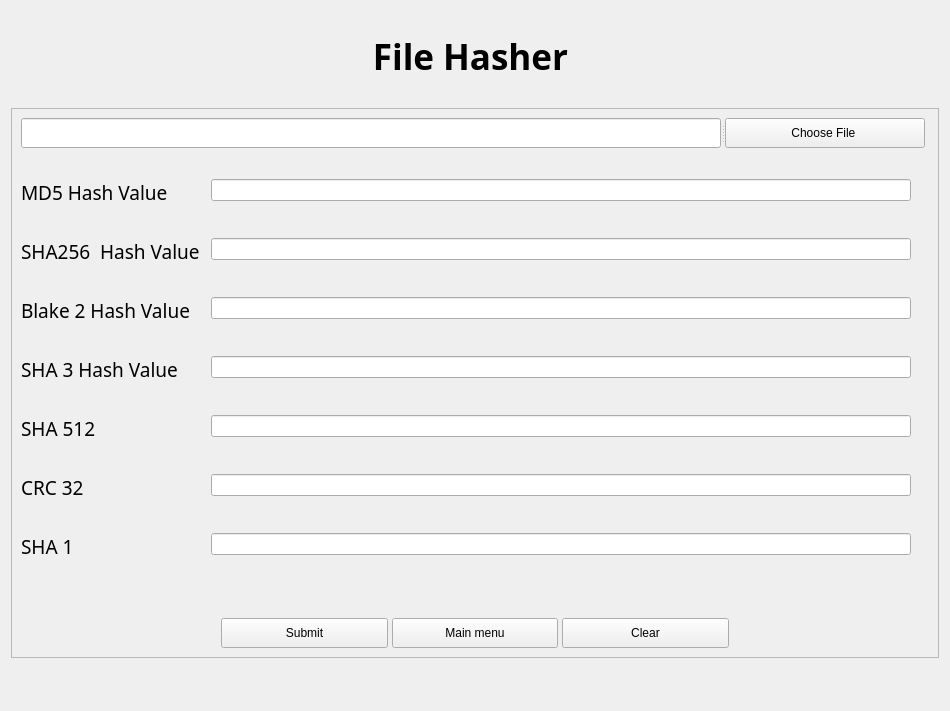
<?xml version="1.0" encoding="UTF-8"?>
<ui version="4.0">
 <class>Form</class>
 <widget class="QWidget" name="Form">
  <property name="geometry">
   <rect>
    <x>0</x>
    <y>0</y>
    <width>950</width>
    <height>711</height>
   </rect>
  </property>
  <property name="maximumSize">
   <size>
    <width>950</width>
    <height>711</height>
   </size>
  </property>
  <property name="windowTitle">
   <string>Form</string>
  </property>
  <layout class="QVBoxLayout" name="verticalLayout">
   <item>
    <spacer name="verticalSpacer_2">
     <property name="orientation">
      <enum>Qt::Vertical</enum>
     </property>
     <property name="sizeHint" stdset="0">
      <size>
       <width>20</width>
       <height>51</height>
      </size>
     </property>
    </spacer>
   </item>
   <item>
    <widget class="QLabel" name="Title">
     <property name="font">
      <font>
       <family>Rockwell</family>
       <pointsize>26</pointsize>
       <bold>true</bold>
      </font>
     </property>
     <property name="text">
      <string>File Hasher </string>
     </property>
     <property name="alignment">
      <set>Qt::AlignCenter</set>
     </property>
    </widget>
   </item>
   <item>
    <spacer name="verticalSpacer">
     <property name="orientation">
      <enum>Qt::Vertical</enum>
     </property>
     <property name="sizeHint" stdset="0">
      <size>
       <width>20</width>
       <height>51</height>
      </size>
     </property>
    </spacer>
   </item>
   <item>
    <widget class="QFrame" name="frame">
     <property name="frameShape">
      <enum>QFrame::StyledPanel</enum>
     </property>
     <property name="frameShadow">
      <enum>QFrame::Raised</enum>
     </property>
     <layout class="QVBoxLayout" name="verticalLayout_2">
      <item>
       <widget class="QSplitter" name="splitter">
        <property name="orientation">
         <enum>Qt::Horizontal</enum>
        </property>
        <widget class="QLineEdit" name="File_Path">
         <property name="minimumSize">
          <size>
           <width>0</width>
           <height>30</height>
          </size>
         </property>
         <property name="maximumSize">
          <size>
           <width>700</width>
           <height>16777215</height>
          </size>
         </property>
        </widget>
        <widget class="QPushButton" name="BtnFile">
         <property name="maximumSize">
          <size>
           <width>200</width>
           <height>16777215</height>
          </size>
         </property>
         <property name="text">
          <string>Choose File </string>
         </property>
        </widget>
       </widget>
      </item>
      <item>
       <spacer name="verticalSpacer_6">
        <property name="orientation">
         <enum>Qt::Vertical</enum>
        </property>
        <property name="sizeHint" stdset="0">
         <size>
          <width>20</width>
          <height>40</height>
         </size>
        </property>
       </spacer>
      </item>
      <item>
       <layout class="QFormLayout" name="formLayout">
        <item row="0" column="0">
         <widget class="QLabel" name="label">
          <property name="font">
           <font>
            <family>Rockwell</family>
            <pointsize>14</pointsize>
           </font>
          </property>
          <property name="text">
           <string>MD5 Hash Value </string>
          </property>
         </widget>
        </item>
        <item row="0" column="1">
         <widget class="QLineEdit" name="lineEdit_3">
          <property name="minimumSize">
           <size>
            <width>0</width>
            <height>0</height>
           </size>
          </property>
          <property name="maximumSize">
           <size>
            <width>700</width>
            <height>16777215</height>
           </size>
          </property>
         </widget>
        </item>
        <item row="1" column="0">
         <spacer name="horizontalSpacer">
          <property name="orientation">
           <enum>Qt::Horizontal</enum>
          </property>
          <property name="sizeHint" stdset="0">
           <size>
            <width>40</width>
            <height>20</height>
           </size>
          </property>
         </spacer>
        </item>
        <item row="2" column="0">
         <widget class="QLabel" name="label_2">
          <property name="font">
           <font>
            <family>Rockwell</family>
            <pointsize>14</pointsize>
           </font>
          </property>
          <property name="text">
           <string>SHA256  Hash Value </string>
          </property>
         </widget>
        </item>
        <item row="2" column="1">
         <widget class="QLineEdit" name="lineEdit_4">
          <property name="minimumSize">
           <size>
            <width>0</width>
            <height>0</height>
           </size>
          </property>
          <property name="maximumSize">
           <size>
            <width>700</width>
            <height>16777215</height>
           </size>
          </property>
         </widget>
        </item>
        <item row="3" column="0">
         <spacer name="horizontalSpacer_2">
          <property name="orientation">
           <enum>Qt::Horizontal</enum>
          </property>
          <property name="sizeHint" stdset="0">
           <size>
            <width>40</width>
            <height>20</height>
           </size>
          </property>
         </spacer>
        </item>
        <item row="4" column="0">
         <widget class="QLabel" name="label_3">
          <property name="font">
           <font>
            <family>Rockwell</family>
            <pointsize>14</pointsize>
           </font>
          </property>
          <property name="text">
           <string>Blake 2 Hash Value </string>
          </property>
         </widget>
        </item>
        <item row="4" column="1">
         <widget class="QLineEdit" name="lineEdit_5">
          <property name="minimumSize">
           <size>
            <width>0</width>
            <height>0</height>
           </size>
          </property>
          <property name="maximumSize">
           <size>
            <width>700</width>
            <height>16777215</height>
           </size>
          </property>
         </widget>
        </item>
        <item row="5" column="0">
         <spacer name="horizontalSpacer_3">
          <property name="orientation">
           <enum>Qt::Horizontal</enum>
          </property>
          <property name="sizeHint" stdset="0">
           <size>
            <width>40</width>
            <height>20</height>
           </size>
          </property>
         </spacer>
        </item>
        <item row="6" column="0">
         <widget class="QLabel" name="label_4">
          <property name="font">
           <font>
            <family>Rockwell</family>
            <pointsize>14</pointsize>
           </font>
          </property>
          <property name="text">
           <string>SHA 3 Hash Value </string>
          </property>
         </widget>
        </item>
        <item row="6" column="1">
         <widget class="QLineEdit" name="lineEdit_6">
          <property name="minimumSize">
           <size>
            <width>0</width>
            <height>0</height>
           </size>
          </property>
          <property name="maximumSize">
           <size>
            <width>700</width>
            <height>16777215</height>
           </size>
          </property>
         </widget>
        </item>
        <item row="7" column="0">
         <spacer name="horizontalSpacer_4">
          <property name="orientation">
           <enum>Qt::Horizontal</enum>
          </property>
          <property name="sizeHint" stdset="0">
           <size>
            <width>40</width>
            <height>20</height>
           </size>
          </property>
         </spacer>
        </item>
        <item row="8" column="0">
         <widget class="QLabel" name="label_5">
          <property name="font">
           <font>
            <family>Rockwell</family>
            <pointsize>14</pointsize>
           </font>
          </property>
          <property name="text">
           <string>SHA 512</string>
          </property>
         </widget>
        </item>
        <item row="8" column="1">
         <widget class="QLineEdit" name="lineEdit">
          <property name="maximumSize">
           <size>
            <width>700</width>
            <height>16777215</height>
           </size>
          </property>
         </widget>
        </item>
        <item row="10" column="0">
         <widget class="QLabel" name="label_6">
          <property name="font">
           <font>
            <family>Rockwell</family>
            <pointsize>14</pointsize>
           </font>
          </property>
          <property name="text">
           <string>CRC 32</string>
          </property>
         </widget>
        </item>
        <item row="12" column="0">
         <widget class="QLabel" name="label_7">
          <property name="font">
           <font>
            <family>Rockwell</family>
            <pointsize>14</pointsize>
           </font>
          </property>
          <property name="text">
           <string>SHA 1 </string>
          </property>
         </widget>
        </item>
        <item row="9" column="0">
         <spacer name="horizontalSpacer_5">
          <property name="orientation">
           <enum>Qt::Horizontal</enum>
          </property>
          <property name="sizeHint" stdset="0">
           <size>
            <width>40</width>
            <height>20</height>
           </size>
          </property>
         </spacer>
        </item>
        <item row="11" column="0">
         <spacer name="horizontalSpacer_6">
          <property name="orientation">
           <enum>Qt::Horizontal</enum>
          </property>
          <property name="sizeHint" stdset="0">
           <size>
            <width>40</width>
            <height>20</height>
           </size>
          </property>
         </spacer>
        </item>
        <item row="13" column="0">
         <spacer name="horizontalSpacer_7">
          <property name="orientation">
           <enum>Qt::Horizontal</enum>
          </property>
          <property name="sizeHint" stdset="0">
           <size>
            <width>40</width>
            <height>20</height>
           </size>
          </property>
         </spacer>
        </item>
        <item row="10" column="1">
         <widget class="QLineEdit" name="lineEdit_2">
          <property name="maximumSize">
           <size>
            <width>700</width>
            <height>16777215</height>
           </size>
          </property>
         </widget>
        </item>
        <item row="12" column="1">
         <widget class="QLineEdit" name="lineEdit_7">
          <property name="maximumSize">
           <size>
            <width>700</width>
            <height>16777215</height>
           </size>
          </property>
         </widget>
        </item>
       </layout>
      </item>
      <item>
       <spacer name="verticalSpacer_4">
        <property name="orientation">
         <enum>Qt::Vertical</enum>
        </property>
        <property name="sizeHint" stdset="0">
         <size>
          <width>20</width>
          <height>40</height>
         </size>
        </property>
       </spacer>
      </item>
      <item>
       <layout class="QHBoxLayout" name="horizontalLayout" stretch="0,0,0">
        <property name="spacing">
         <number>4</number>
        </property>
        <property name="leftMargin">
         <number>200</number>
        </property>
        <property name="rightMargin">
         <number>200</number>
        </property>
        <item>
         <widget class="QPushButton" name="BtSubmit">
          <property name="minimumSize">
           <size>
            <width>0</width>
            <height>30</height>
           </size>
          </property>
          <property name="maximumSize">
           <size>
            <width>250</width>
            <height>16777215</height>
           </size>
          </property>
          <property name="text">
           <string>Submit</string>
          </property>
         </widget>
        </item>
        <item>
         <widget class="QPushButton" name="BtnMainMenu">
          <property name="minimumSize">
           <size>
            <width>0</width>
            <height>30</height>
           </size>
          </property>
          <property name="maximumSize">
           <size>
            <width>250</width>
            <height>16777215</height>
           </size>
          </property>
          <property name="text">
           <string>Main menu</string>
          </property>
         </widget>
        </item>
        <item>
         <widget class="QPushButton" name="BtnClear">
          <property name="minimumSize">
           <size>
            <width>0</width>
            <height>30</height>
           </size>
          </property>
          <property name="maximumSize">
           <size>
            <width>250</width>
            <height>16777215</height>
           </size>
          </property>
          <property name="text">
           <string>Clear</string>
          </property>
         </widget>
        </item>
       </layout>
      </item>
     </layout>
    </widget>
   </item>
   <item>
    <spacer name="verticalSpacer_3">
     <property name="orientation">
      <enum>Qt::Vertical</enum>
     </property>
     <property name="sizeHint" stdset="0">
      <size>
       <width>20</width>
       <height>51</height>
      </size>
     </property>
    </spacer>
   </item>
   <item>
    <spacer name="verticalSpacer_5">
     <property name="orientation">
      <enum>Qt::Vertical</enum>
     </property>
     <property name="sizeHint" stdset="0">
      <size>
       <width>20</width>
       <height>51</height>
      </size>
     </property>
    </spacer>
   </item>
  </layout>
 </widget>
 <resources/>
 <connections/>
</ui>
